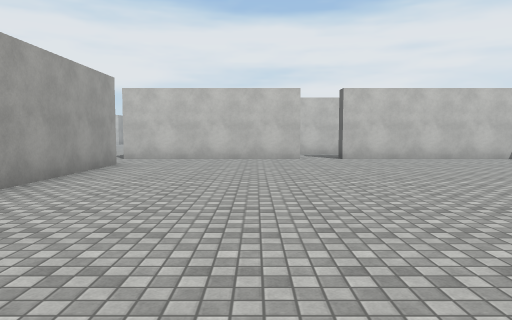
View 1 (above)

21 first-person views from a walk through a Unity game level. The camera is 1.4 m above the floor, tilts 4° down and sees 70° across. The floor is counted in squares, 2 m on a side. Each view is taken from the middle of a square. On the plan, view 1 faces up. The plan holds only what a view shows up to about 11 squares ahead; the rest is blank. The player is left out. Surface patterns are stand-ins for the level's own textures.

View 2
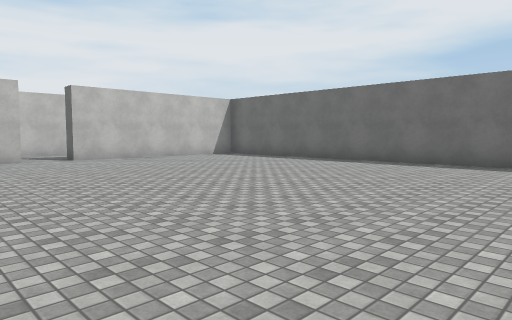

View 3
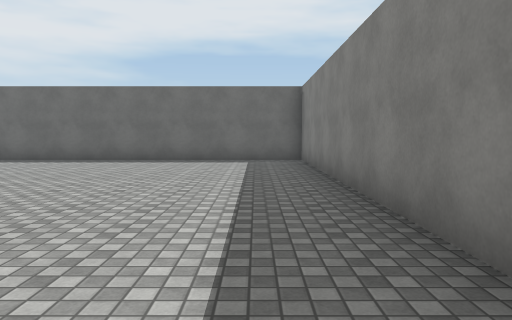

View 4
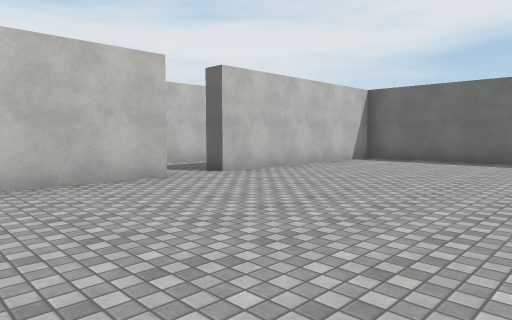

View 5
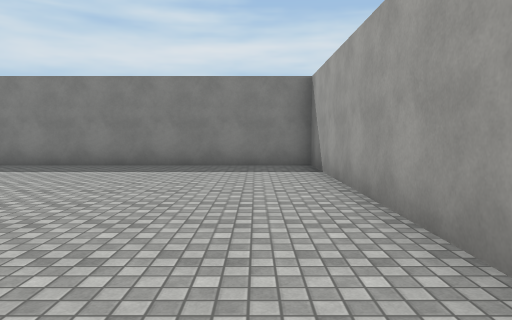

View 6
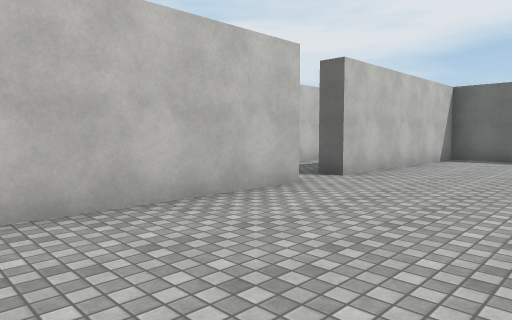

View 7
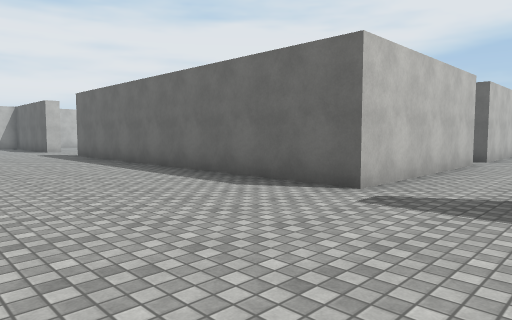

View 8
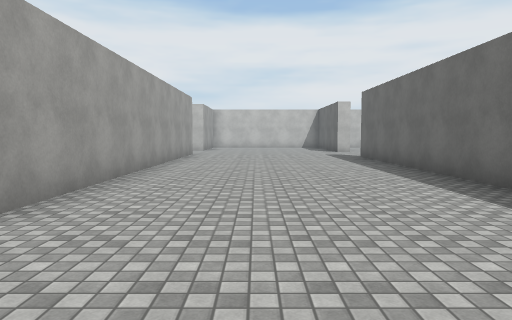

View 9
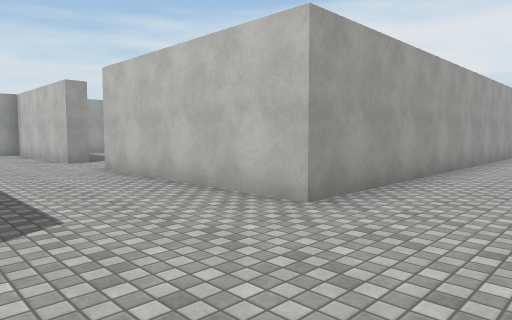

View 10
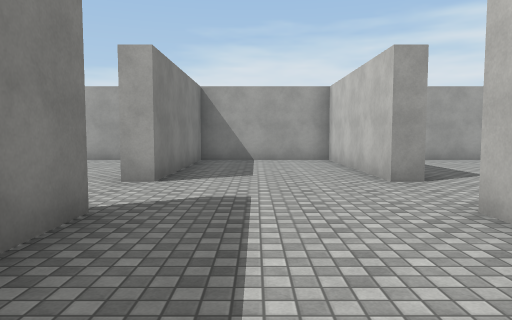

View 11
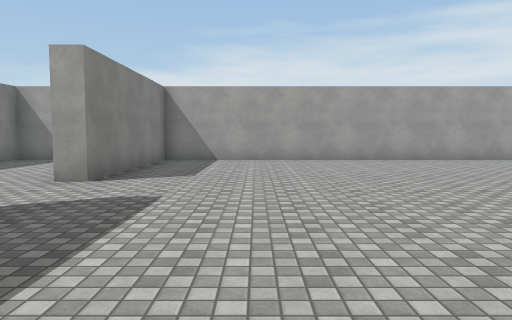

View 12
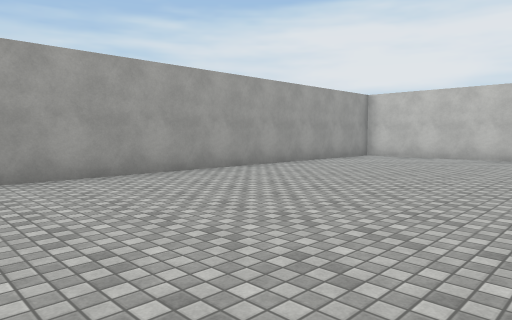

View 13
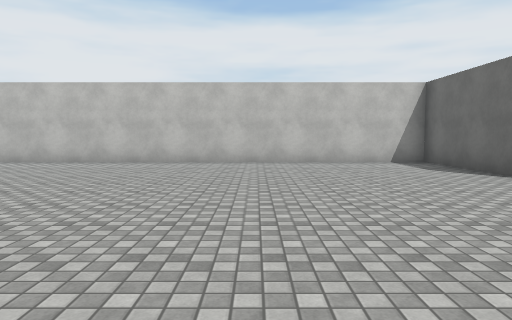

View 14
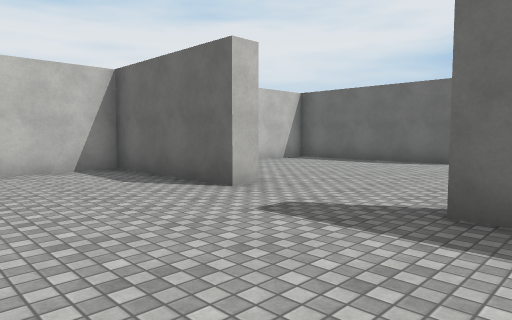

View 15
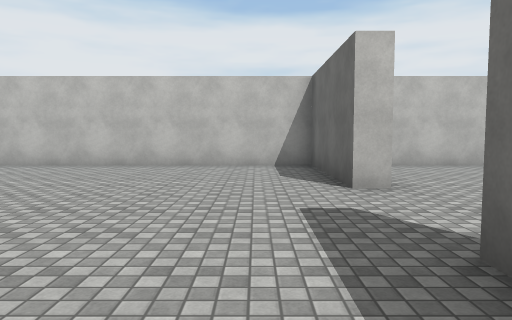

View 16
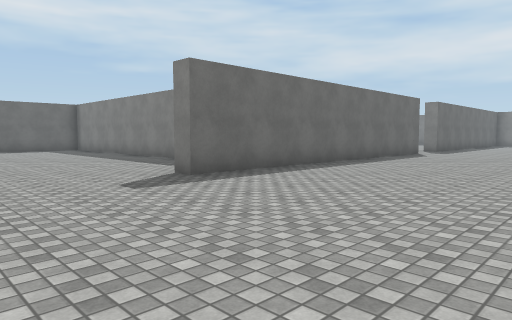

View 17
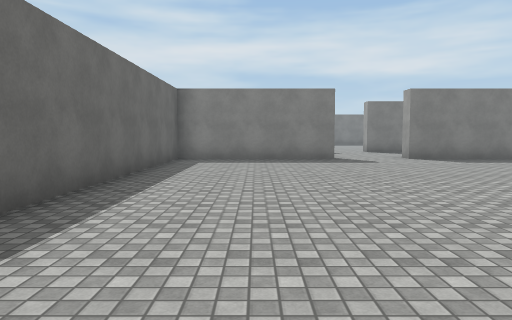

View 18
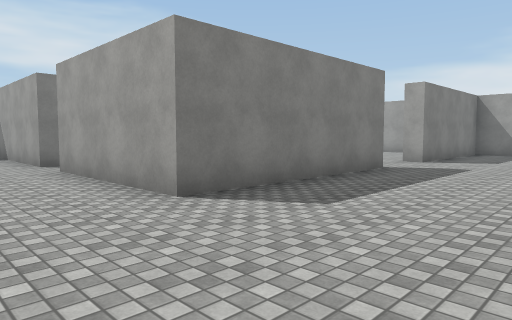

View 19
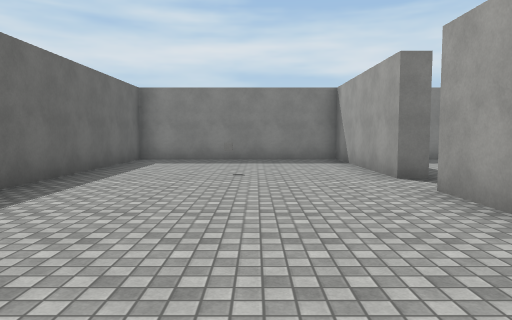

View 20
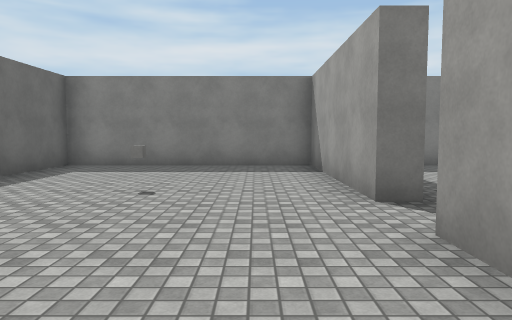

View 21
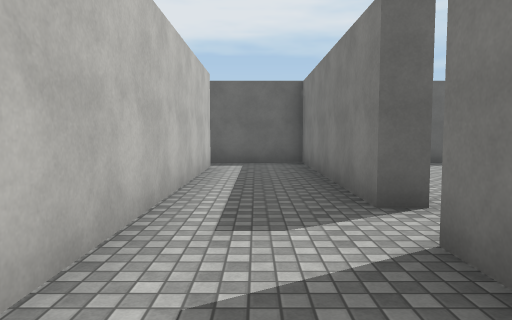

### Floor plan
Ten units are one square. View 1 is at (0, 0); x grows to the right and y downward. Boxes are objects, and circles mark ways between rooms. Rooms are numbered by the first view taken in them; rooms with no view inside come last. Other rooms are left out.
<svg viewBox="-215 -287 300 305">
<path fill="none" stroke="#000" d="M14 -103 -37 -103M-33 -85 -33 13 80 13 80 -103 25 -103M-144 -125 -97 -125 -97 -199M-97 -215 -97 -220M-93 -218 -93 -120 -142 -120M-144 -85 -93 -85 -93 -44M-91 -247 -97 -247 -97 -282 -205 -282M-37 -103 -37 -203M-37 -238 -37 -274M-99 -32 -93 -32 -93 13 -37 13 -37 -45M-210 -266 -210 -125 -164 -125 -164 -120 -210 -120 -210 -85 -164 -85 -164 -80M-46 -282 -80 -282M25 -103 25 -108 80 -108 80 -131M5 -108 12 -108M71 -130 4 -130"/>
<rect x="-75" y="-25" width="10" height="10" fill="#bbb"><title>cube</title></rect>
<circle cx="-40" cy="-95" r="3" fill="#2a7"/>
<circle cx="20" cy="-110" r="3" fill="#2a7"/>
<text x="20" y="-50">1</text>
<text x="-120" y="-160">2</text>
<text x="20" y="-120">3</text>
</svg>
Room 1 opens to room 2. Room 1 opens to room 3.

Where each view was taken, in squares from view 1:
view 1: 0 up, 0 right, facing up
view 2: 0 up, 1 left, facing up-right
view 3: 0 up, 2 left, facing right
view 4: 5 up, 2 left, facing up-right
view 5: 7 up, 2 left, facing down
view 6: 7 up, 3 left, facing up-right
view 7: 8 up, 8 left, facing up-right
view 8: 9 up, 7 left, facing up
view 9: 9 up, 7 left, facing up-left
view 10: 10 up, 11 left, facing left
view 11: 15 up, 11 left, facing left
view 12: 17 up, 15 left, facing up-left
view 13: 19 up, 14 left, facing up
view 14: 21 up, 13 left, facing up-right
view 15: 20 up, 11 left, facing up
view 16: 24 up, 9 left, facing down-right
view 17: 23 up, 12 left, facing down
view 18: 12 up, 7 left, facing down-left
view 19: 9 up, 7 left, facing down
view 20: 7 up, 8 left, facing down
view 21: 12 up, 1 left, facing right
